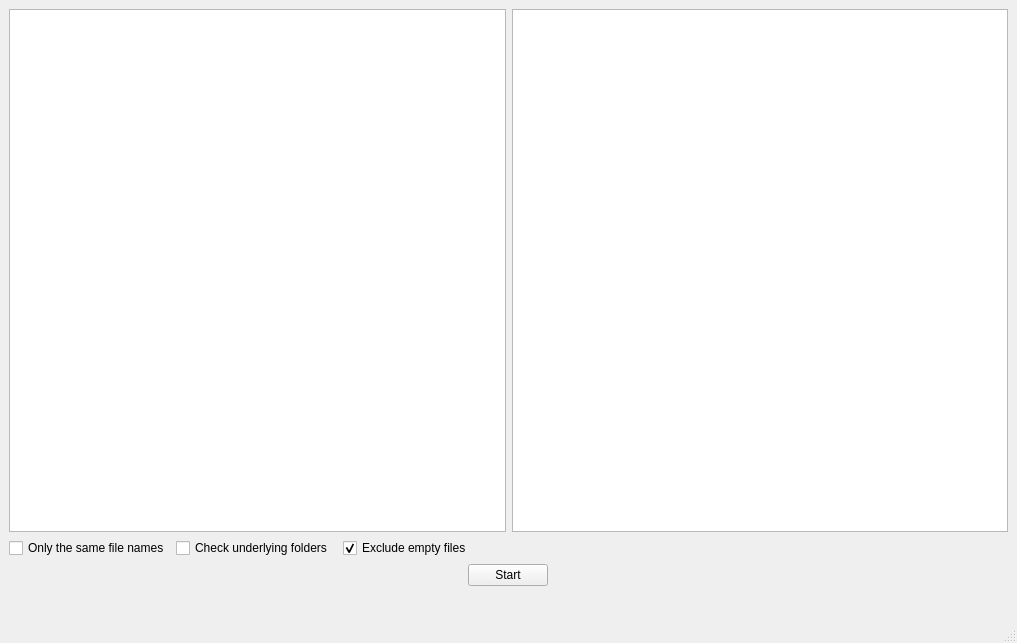
<?xml version="1.0" encoding="UTF-8"?>
<ui version="4.0">
 <class>MainWindow</class>
 <widget class="QMainWindow" name="MainWindow">
  <property name="geometry">
   <rect>
    <x>0</x>
    <y>0</y>
    <width>1017</width>
    <height>643</height>
   </rect>
  </property>
  <property name="sizePolicy">
   <sizepolicy hsizetype="Minimum" vsizetype="Minimum">
    <horstretch>0</horstretch>
    <verstretch>0</verstretch>
   </sizepolicy>
  </property>
  <property name="windowTitle">
   <string>Equal file finder</string>
  </property>
  <widget class="QWidget" name="centralwidget">
   <property name="sizePolicy">
    <sizepolicy hsizetype="Maximum" vsizetype="Maximum">
     <horstretch>0</horstretch>
     <verstretch>0</verstretch>
    </sizepolicy>
   </property>
   <layout class="QGridLayout" name="gridLayout">
    <item row="3" column="0" alignment="Qt::AlignHCenter">
     <widget class="QPushButton" name="pushButton_Start">
      <property name="sizePolicy">
       <sizepolicy hsizetype="Maximum" vsizetype="Maximum">
        <horstretch>0</horstretch>
        <verstretch>0</verstretch>
       </sizepolicy>
      </property>
      <property name="minimumSize">
       <size>
        <width>40</width>
        <height>20</height>
       </size>
      </property>
      <property name="maximumSize">
       <size>
        <width>300</width>
        <height>100</height>
       </size>
      </property>
      <property name="text">
       <string>Start</string>
      </property>
     </widget>
    </item>
    <item row="0" column="0">
     <layout class="QHBoxLayout" name="horizontalLayout">
      <property name="bottomMargin">
       <number>0</number>
      </property>
      <item>
       <widget class="QTreeView" name="treeView">
        <property name="sizePolicy">
         <sizepolicy hsizetype="Expanding" vsizetype="Expanding">
          <horstretch>0</horstretch>
          <verstretch>0</verstretch>
         </sizepolicy>
        </property>
        <property name="minimumSize">
         <size>
          <width>400</width>
          <height>500</height>
         </size>
        </property>
        <property name="maximumSize">
         <size>
          <width>2000</width>
          <height>2000</height>
         </size>
        </property>
       </widget>
      </item>
      <item>
       <widget class="QListView" name="listView">
        <property name="sizePolicy">
         <sizepolicy hsizetype="Expanding" vsizetype="Expanding">
          <horstretch>0</horstretch>
          <verstretch>0</verstretch>
         </sizepolicy>
        </property>
        <property name="minimumSize">
         <size>
          <width>400</width>
          <height>500</height>
         </size>
        </property>
        <property name="maximumSize">
         <size>
          <width>2000</width>
          <height>2000</height>
         </size>
        </property>
       </widget>
      </item>
     </layout>
    </item>
    <item row="1" column="0" rowspan="2">
     <layout class="QHBoxLayout" name="horizontalLayout_2">
      <item>
       <widget class="QCheckBox" name="checkBox_OnlyTheSameFileNames">
        <property name="text">
         <string>Only the same file names</string>
        </property>
       </widget>
      </item>
      <item>
       <widget class="QCheckBox" name="checkBox_CheckUnderlyingFolders">
        <property name="text">
         <string>Check underlying folders </string>
        </property>
       </widget>
      </item>
      <item>
       <widget class="QCheckBox" name="checkBox_ExcludeEmptyFiles">
        <property name="text">
         <string>Exclude empty files</string>
        </property>
        <property name="checked">
         <bool>true</bool>
        </property>
       </widget>
      </item>
      <item>
       <spacer name="horizontalSpacer">
        <property name="orientation">
         <enum>Qt::Horizontal</enum>
        </property>
        <property name="sizeHint" stdset="0">
         <size>
          <width>40</width>
          <height>20</height>
         </size>
        </property>
       </spacer>
      </item>
     </layout>
    </item>
    <item row="4" column="0" alignment="Qt::AlignHCenter">
     <widget class="QLabel" name="label_Status">
      <property name="sizePolicy">
       <sizepolicy hsizetype="Minimum" vsizetype="Maximum">
        <horstretch>0</horstretch>
        <verstretch>0</verstretch>
       </sizepolicy>
      </property>
      <property name="minimumSize">
       <size>
        <width>40</width>
        <height>20</height>
       </size>
      </property>
      <property name="maximumSize">
       <size>
        <width>300</width>
        <height>100</height>
       </size>
      </property>
      <property name="text">
       <string/>
      </property>
      <property name="alignment">
       <set>Qt::AlignCenter</set>
      </property>
     </widget>
    </item>
   </layout>
  </widget>
  <widget class="QStatusBar" name="statusbar"/>
 </widget>
 <resources/>
 <connections/>
</ui>
